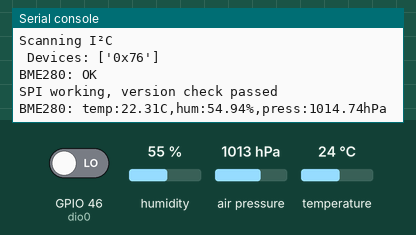
Simulated run of this program. Board: ESP32 board running MicroPython. On the bench: the last lines printed to the serial console. The test bench sets the inputs (shaded band); at power-on: GPIO 46 (dio0) LOW, humidity 55 %, air pressure 1013 hPa, temperature 24 °C. No radio messages arrive unless stated (any console line starting 'radio sent:' is added by the test bench); library files of the repository ran but are not shown: BME280.py, sx127x.py.

Above: at 2.3 s.
2.4 s: GPIO 46 (dio0) driven HIGH
At 3.4 s:
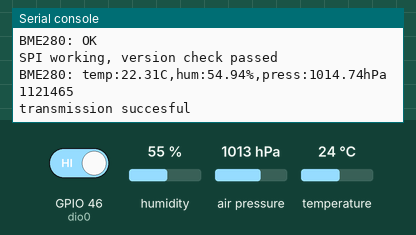
3.9 s: humidity set to 22 %
At 4.54 s:
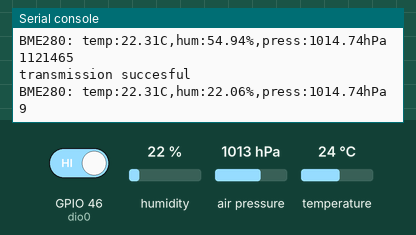
5.4 s: air pressure set to 952 hPa
At 6.8 s:
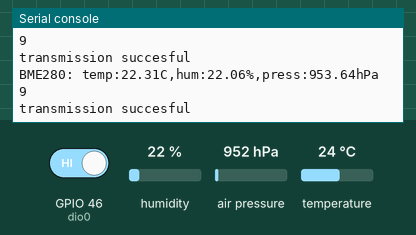
6.9 s: temperature set to 12 °C
At 9.2 s:
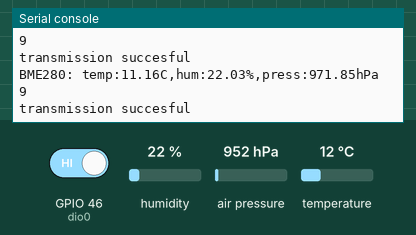
Timing chart, 0 to 9.4 s (numbered marks = the images above; inputs shaded):
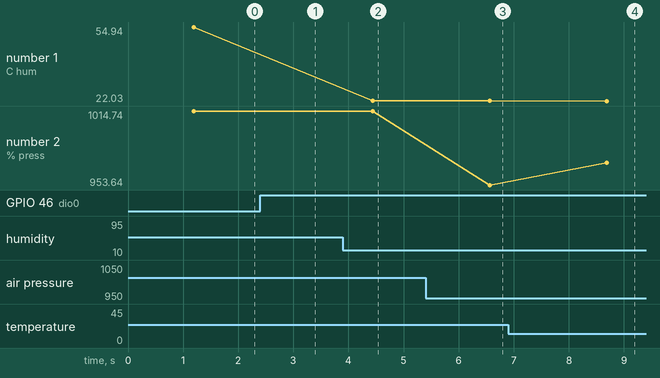

Measured:
- after the input at 2.4 s, the serial console: prints a new line at once (image 1)
- after the input at 3.9 s, the serial console: prints a new line after 0.54 s (image 2)
- after the input at 5.4 s, the serial console: prints a new line after 1.2 s (image 3)
- after the input at 6.9 s, the serial console: prints a new line after 1.8 s (image 4)
- plotted number 1: 54.94 → 22.06 after the input at 3.9 s, 22.06 → 22.03 after the input at 6.9 s
- plotted number 2: 1014.74 → 953.64 after the input at 5.4 s, 953.64 → 971.85 after the input at 6.9 s

The program:

main.py
```python
import machine
import utime

# BME280 sensor driver
from BME280 import BME280

# SX1276 LoRa driver (Transceiver class)
from sx127x import Transceiver

# I²C bus for BME280
i2c = machine.SoftI2C(
    scl=machine.Pin(8),
    sda=machine.Pin(9),
    freq=100_000
)
print("Scanning I²C ")
found = i2c.scan()
if not found:
    print("No I²C devices detected – check wiring/pull‑ups!")
else:
    print(" Devices:", ["0x{:02X}".format(a) for a in found])
utime.sleep_ms(10)

# Initialise BME280
try:
    bme = BME280(i2c=i2c, address=0x76)          # default address 0x76
    print("BME280: OK")
except Exception as e:
    bme = None
    print("BME280 init error →", e)

# SPI bus and pins for SX1276
spi  = machine.SoftSPI(baudrate=400_000, sck=14, mosi=47, miso=21)
cs   = machine.Pin(48, machine.Pin.OUT, value=1)   # chip‑select
rst  = machine.Pin(45, machine.Pin.OUT, value=1)   # reset
dio0 = machine.Pin(46, machine.Pin.IN)            # DIO0 interrupt

# Initialise LoRa transceiver
tx = Transceiver(spi, cs, rst, dio0)

# Apply the same radio configuration you used before
tx.settings(
    power=14,
    sf=7,
    bw=125,
    cr=4/5,
    syn_word=0x12,
    inv_iq=False,
    crc=True,
    exp_header=True
)

# Main loop – read sensor, build payload, send

while True:
    if bme:
      #         payload = "{:.1f},{:.1f},{:.0f}".format(bme.temperature,bme.humidity,bme.pressure)

        payload = f"temp:{bme.temperature},hum:{bme.humidity},press:{bme.pressure}"
        print("BME280:", payload)
    else:
        payload = "no_sensor"
        print("noBME280:", payload)

    try:
        # Transmit on 868.1 MHz
        tx.send(payload, freq=868.1)
    except Exception as e:
        print("LoRa send error →", e)

    # Wait a short interval before the next transmission
    utime.sleep_ms(2000)
```
